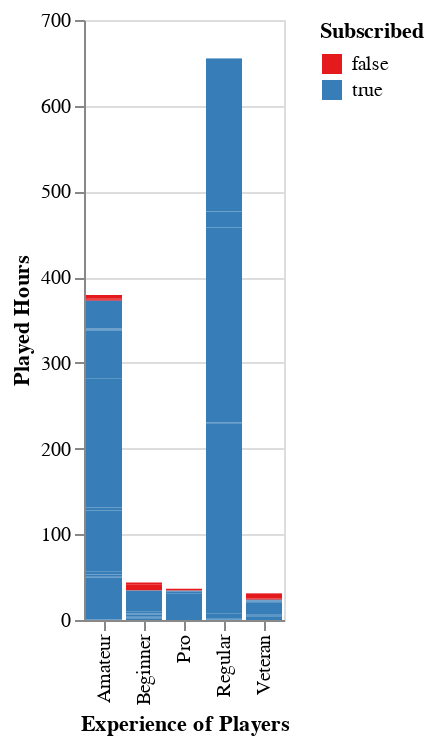

Write notebook code for a chart like this one.
### Markdown cell above
From players_plot_bar2, we can see how when the players are subcribed, how are their playing hours reflected and what is their experience.

### Code cell
players_plot_bar3 = alt.Chart(dropped_players).mark_bar().encode(
    x = alt.X("experience").title("Experience of Players"),
    y = alt.Y("played_hours").title("Played Hours"),
    color = alt.Color("subscribe").title("Subscribed").scale(scheme = "set1")
)
players_plot_bar3

### Figure 1 — Vega-Lite specification as saved in the notebook (floating-point values rounded to 4 significant figures; data arrays with more than 128 entries replaced by an {"elided": "..."} marker saying what was removed)
{"config": {"view": {"continuousWidth": 300, "continuousHeight": 300}}, "data": {"name": "data-2def6b37beff92aab52e02bfdd6aab08"}, "mark": {"type": "bar"}, "encoding": {"color": {"field": "subscribe", "scale": {"scheme": "set1"}, "title": "Subscribed", "type": "nominal"}, "x": {"field": "experience", "title": "Experience of Players", "type": "nominal"}, "y": {"field": "played_hours", "title": "Played Hours", "type": "quantitative"}}, "$schema": "https://vega.github.io/schema/vega-lite/v5.20.1.json", "datasets": {"data-2def6b37beff92aab52e02bfdd6aab08": {"elided": "196 records"}}}
